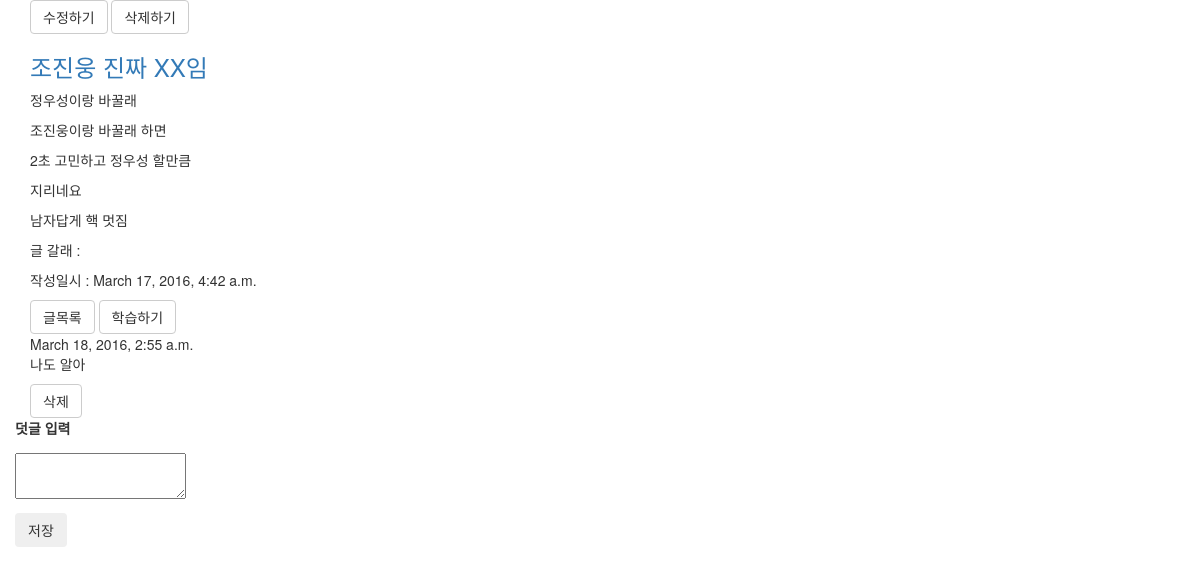
The app's page /post/123/ with its own data.
### blog/models.py (models this page shows, shortened)
class Post(models.Model):
    user = models.ForeignKey(settings.AUTH_USER_MODEL)
    title = models.CharField(max_length=40)
    content = models.TextField()
    created_at = models.DateTimeField(auto_now_add=True)
    updated_at = models.DateTimeField(auto_now=True)
    tags = models.ManyToManyField('Tag', blank=True)
    categories = models.ForeignKey('Category', default=1)
    senti = models.SmallIntegerField(choices=((1, 'positive'),
                                              (0, 'neutral'),
                                              (-1, 'negative')),
                                     default=0)

class Comment(models.Model):
    post = models.ForeignKey(Post)
    content = models.TextField(max_length=400)
    created_at = models.DateTimeField(auto_now_add=True)

### blog/views.py (the view)
# urls.py: url(r'^post/(?P<pk>[0-9]+)/$', blog_views.view_post, name='view_post'),
def view_post(request, pk):
    the_post = get_object_or_404(Post, pk=pk)
    the_comment = Comment.objects.filter(post=the_post)
    mecab = Mecab()
    morph = mecab.pos(the_post.content)
    the_morph = ' '.join(str(e) for e in morph)
    if request.method == 'GET':
        pass
    elif request.method =='POST':
        new_comment = Comment()
        new_comment.content = request.POST.get('content')
        new_comment.post = the_post
        new_comment.save()
    return render(request, 'view_post.html',{
        'post' : the_post,
        'comments' : the_comment,
        'morph' : the_morph,
    })

### blog/templates/view_post.html (shortened to what this page needs)
<!DOCTYPE html>
{% extends 'blog_layout.html' %}
{% load bootstrap3 %}
{% block content %}
    <a class="btn btn-default" href="{% url 'edit_post' pk=post.pk %}">수정하기</a>
    <a class="btn btn-default" href="{% url 'delete_post' pk=post.pk %}">삭제하기</a>
    <div class="post_container">
        <h3><a href="/post/{{ post.pk }}/">{{ post.title }}</a></h3>
        <div class="post_content">
                {{ post.content|linebreaks }}
        </div>
        <div>
            <p>글 갈래 : {{ post.category.name }}</p>
            <p>작성일시 : {{ post.created_at }}</p>
        </div>
    <a class="btn btn-default" href="/">글목록</a>
    <a class="btn btn-default" href="/post/{{ post.pk }}/learning/">학습하기</a>
    {% for comment in comments %}
        <div class = "comment">
            <div class="date">{{ comment.created_at }}</div>
            <span>{{ comment.content|linebreaks }}</span>
        </div>
        <a class="btn btn-default" href="{% url 'delete_comment' pk=comment.pk %}">삭제</a>
    {% empty %}
        <p>등록된 댓글이 없습니다.</p>
    {% endfor %}
    </div>
    <form method="POST" action="" class="form-horizontal">
    <div class="form-group form-group-sm">
        <p>
            <label>덧글 입력</label>
        </p>
        <p>
            <textarea name="content"></textarea>
        </p>
        <p>
            {% bootstrap_button "저장" button_type="submit" button_class="btn_primary" %}
        </p>
    </div>
    </form>
{%  endblock %}

### records on screen
Post: title "조진웅 진짜 XX임", content "정우성이랑 바꿀래 조진웅이랑 바꿀래 하면 2초 고민하고 정우성 할만큼 지리네요 남자답게 핵 멋짐", created_at "March 17, 2016, 4:42 a.m."
Comment: created_at "March 18, 2016, 2:55 a.m.", content "나도 알아"
